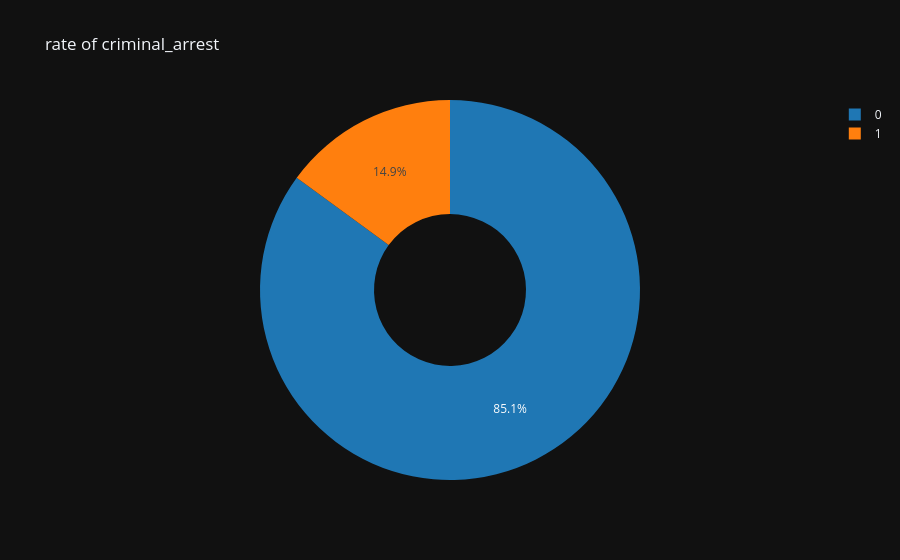

The notebook cell saved with this chart:
### Code cell
fig_arrest_rate=px.pie(
    arrest_rate,
    values='count',
    names='is_arrest',
    title='rate of criminal_arrest',
    template='plotly_dark',
    hole=.4,
    color_discrete_sequence=px.colors.qualitative.D3
)
fig_arrest_rate.show()

### Figure 1 — Plotly figure (JSON) as saved in the notebook; plotly's stock layout.template omitted (floating-point values rounded to 4 significant figures)
{"data": [{"domain": {"x": [0, 1], "y": [0, 1]}, "hole": 0.4, "hovertemplate": "is_arrest=%{label}<br>count=%{value}<extra></extra>", "labels": [0, 1], "legendgroup": "", "name": "", "showlegend": true, "type": "pie", "values": [503865, 88504]}], "layout": {"legend": {"tracegroupgap": 0}, "piecolorway": ["#1F77B4", "#FF7F0E", "#2CA02C", "#D62728", "#9467BD", "#8C564B", "#E377C2", "#7F7F7F", "#BCBD22", "#17BECF"], "title": {"text": "rate of criminal_arrest"}}}
